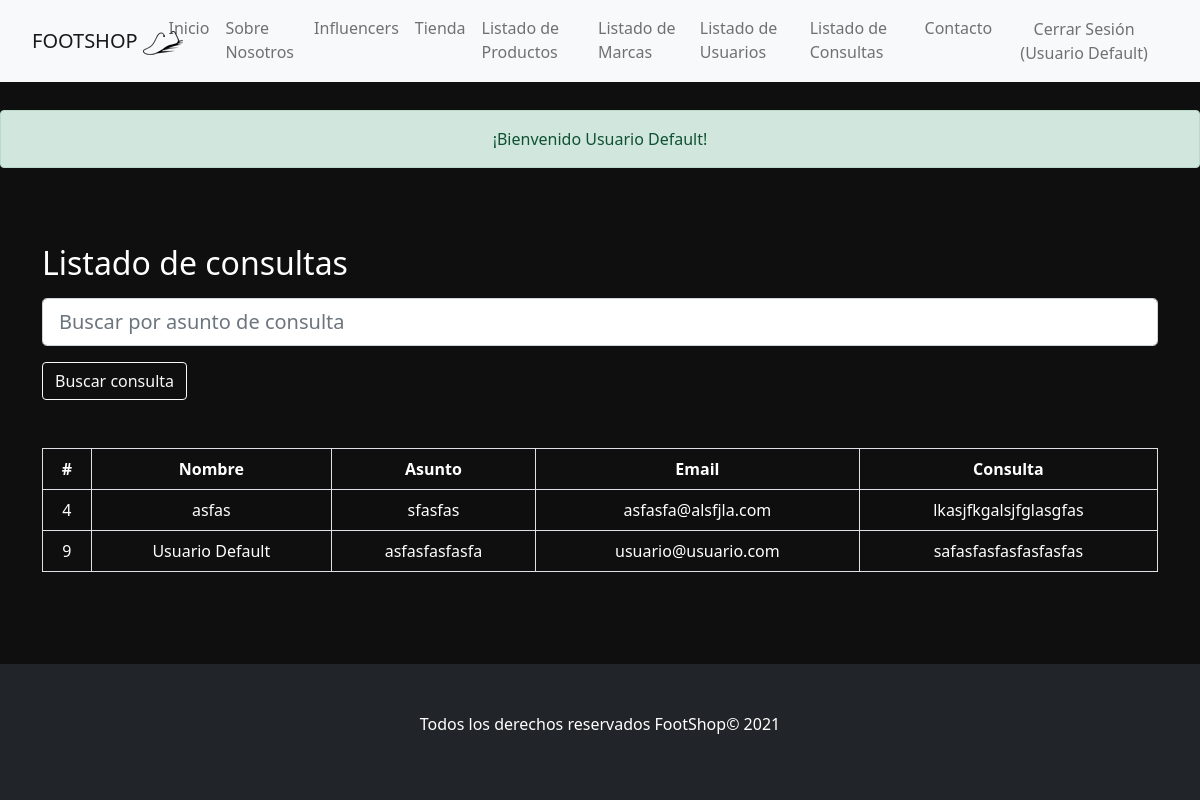
Before: /consultas (signed in) with the older database file.
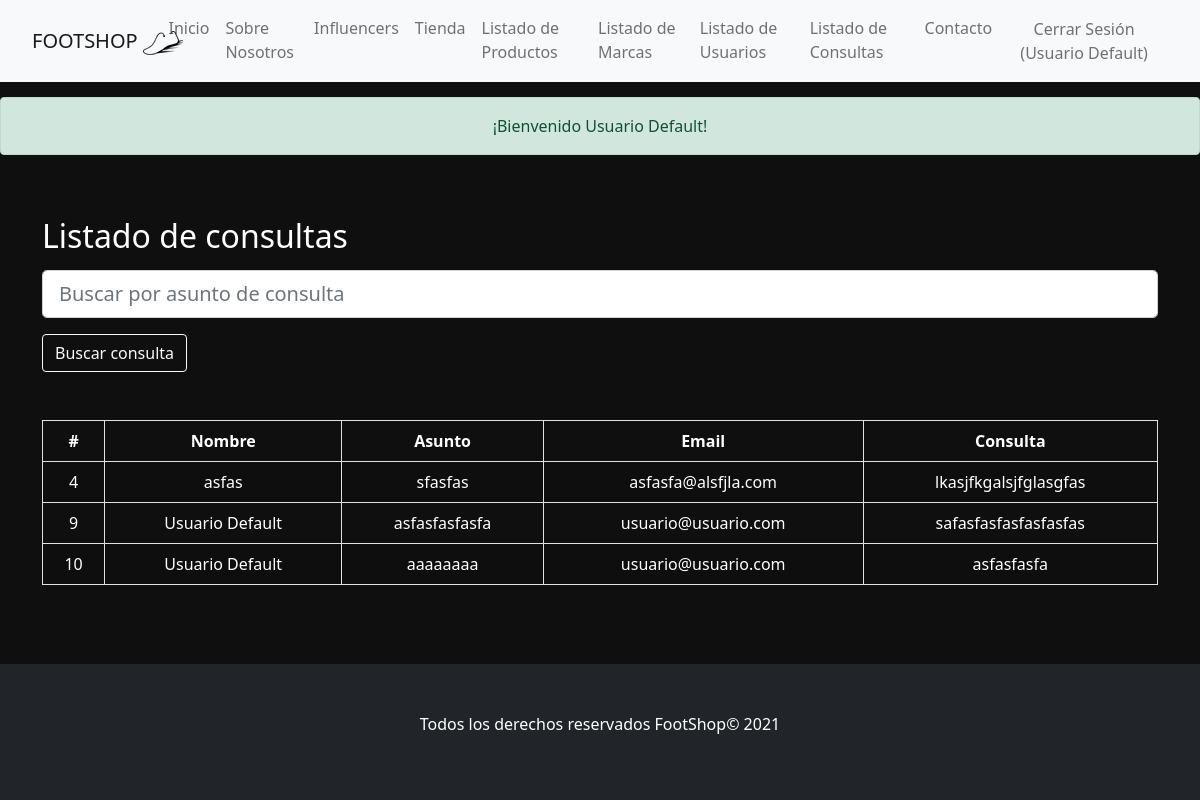
After: the same page with the newer database file.
### tables this page shows
CREATE TABLE `consultas` (
  `id_consulta` int(11) NOT NULL,
  `nombre` varchar(255) NOT NULL,
  `asunto` varchar(200) NOT NULL,
  `email` varchar(255) NOT NULL,
  `consulta` longtext NOT NULL,
  `usuario_id` int(11) DEFAULT NULL
);

### app/View.php (called while the page is built, shortened)
<?php
class View
{
    public function render($view, $variables = [], $otraVariable = []) {
        extract($variables);
        require_once __DIR__ . "/../views/$view.php";
        require_once __DIR__ . "/../views/layouts/app.php";
    }
}

### app/Controllers/ConsultaController.php (called while the page is built, shortened)
<?php
class ConsultaController
{
    public static function index()
    {
        $consulta = new Contacto();
        $buscarValores = [];
        $condiciones = [];
        $consultas = $consulta
            ->withPagination(6)
            ->todo($condiciones);
        $pagination = $consulta->getPagination();
        $view = new View();
        $view->render('consultas/index', ['consultas' => $consultas, 'pagination' => $pagination ,'buscarValores' => $buscarValores]);
    }
}

### public/index.php (called while the page is built, shortened)
<?php
$basePath = realpath(__DIR__ . "/..");
$router = new App\Router($basePath);
$router->get('/', [InicioController::class, 'index']);
$router->get('/sobre-nosotros', [InicioController::class, 'sobreNosotros']);
$router->get('/404', [InicioController::class, 'error404']);
$router->get('/influencers', [InicioController::class, 'influencers']);
$router->get('/500', [InicioController::class, 'error500']);
$router->get('/contacto', [ContactoController::class, 'index']);
$router->post('/enviar-contacto', [ContactoController::class, 'sendContact']);
$router->get('/registro', [AuthController::class, 'registroForm']);
$router->post('/registro', [AuthController::class, 'registro']);
$router->get('/iniciar-sesion', [AuthController::class, 'loginForm']);
$router->post('/iniciar-sesion', [AuthController::class, 'login']);
$router->post('/cerrar-sesion', [AuthController::class, 'logout']);
$router->get('/productos', [ProductoController::class, 'index']);
$router->get('/productos/nuevo', [ProductoController::class, 'nuevoForm']);
$router->get('/productos/{id}', [ProductoController::class,'ver']);
$router->get('/productos/editar/{id}', [ProductoController::class,'editarForm']);
$router->post('/productos/{id}/eliminar', [ProductoController::class,'eliminar']);
$router->post('/productos/nuevo', [ProductoController::class,'nuevoProducto']);
$router->post('/productos/editar', [ProductoController::class,'editar']);
$router->get('/tienda',[TiendaController::class, 'index']);
$router->get('/tienda/{id}', [TiendaController::class,'detalle']);
$router->get('/marcas', [MarcasController::class, 'index']);
$router->get('/marcas/nuevo', [MarcasController::class, 'nuevoForm']);
$router->get('/marcas/editar/{id}', [MarcasController::class,'editarForm']);
$router->post('/marcas/nuevo', [MarcasController::class,'nuevaMarca']);
$router->post('/marcas/{id}/eliminar', [MarcasController::class,'eliminar']);
$router->post('/marcas/editar', [MarcasController::class,'editar']);
$router->get('/usuarios', [UsuarioController::class, 'index']);
$router->get('/usuarios/editar/{id}', [UsuarioController::class, 'editarForm']);
$router->post('/usuarios/editar', [UsuarioController::class,'editar']);
$router->get('/consultas', [ConsultaController::class, 'index']);
$router->run();

### app/Models/Modelo.php (called while the page is built, shortened)
<?php
class Modelo
{
    protected $tabla = "";
    protected $pagination = [
        'pagination' => false,
        'rows' => null,
        'total' => null,
        'offset' => null,
        'pages' => null,
        'pageNow' => 1,
    ];
    public function todo(array $buscar = []) : array
    {
        $db = Connection::getConnection();
        $query = "SELECT * FROM " .$this->tabla;
        $buscarValores = [];
        $queryValues = '';
        if ($this->pagination['pagination']){
            $this->queryPaginador($queryValues, $buscarValores);
            $query .= " LIMIT " . $this->pagination['offset'] . ', ' . $this->pagination['rows'];
        }
        $stmt = $db->prepare($query);
        $stmt->execute($buscarValores);
        $stmt->setFetchMode(\PDO::FETCH_CLASS, static::class);
        return $stmt->fetchAll();
    }
    public function withPagination(int $rows): self
    {
        $this->pagination['pagination'] = true;
        $this->pagination['rows'] = $rows;
        $this->pagination['pageNow'] = (int) ($_GET['page'] ?? 1);
        $this->pagination['offset'] = ($rows * $this->pagination['pageNow']) - $rows;
        return $this;
    }
    protected function queryPaginador(string $query = "", array $values = [])
    {
        $db = Connection::getConnection();
        $query = "SELECT COUNT(*) AS total FROM ". $this->tabla . " " . $query;
        $stmt = $db->prepare($query);
        $stmt->execute($values);
        $resultado = $stmt->fetch(PDO::FETCH_ASSOC);
    }
}

### app/Models/Contacto.php (called while the page is built, shortened)
<?php
class Contacto extends Modelo
{
    protected $id_consulta;
    protected $nombre;
    protected $asunto;
    protected $email;
    protected $consulta;
    public function getAsunto(): string
    {
        return $this->asunto;
    }
    public function getEmail(): string
    {
        return $this->email;
    }
    public function getNombre(): string
    {
        return $this->nombre;
    }
    public function getIdConsulta(): int
    {
        return $this->id_consulta;
    }
    public function getConsulta(): string
    {
        return $this->consulta;
    }
}

### views/consultas/index.php (the view, shortened to what the changed rows need)
<main class="container py-5">
    <h2>Listado de consultas</h2>
    <?php
    if (count($consultas) > 0):
        ?>
        <div class="table-responsive">
            <table id="tabla-usuarios" class="table table-striped table-bordered">
                <thead>
                <tr>
                    <th scope="col">#</th>
                    <th scope="col">Nombre</th>
                    <th scope="col">Asunto</th>
                    <th scope="col">Email</th>
                    <th scope="col">Consulta</th>
                </tr>
                </thead>
                <tbody>
                <?php
                    foreach ($consultas as $consulta):
                ?>
                    <tr>
                        <td><?= $consulta->getIdConsulta() ;?></td>
                        <td><?= $consulta->getNombre() ;?></td>
                        <td><?= $consulta->getAsunto() ;?></td>
                        <td><?= $consulta->getEmail() ;?></td>
                        <td><?= $consulta->getConsulta() ;?></td>
                    </tr>
                <?php
                    endforeach;
                ?>
                </tbody>
            </table>
        </div>
    <?php
    else:
        ?>
        <h3 class="text-center h2">El usuario que intenta buscar no existe</h3>
    <?php
    endif;
    ?>
</main>

Changed rows visible on the page:
added consultas: id_consulta "10", nombre "Usuario Default", asunto "aaaaaaaa", email "usuario@usuario.com", consulta "asfasfasfa"
